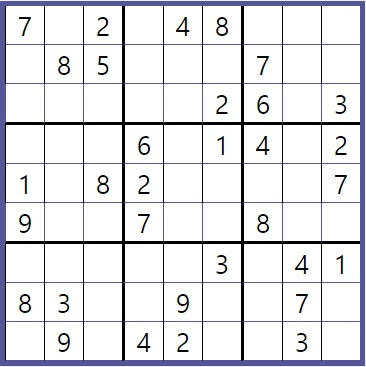
#> input picture Chap147148/dave.jpg, 366 x 367 px
$ jupyter execute Chap147148.ipynb   (older library calls are emulated)
#> lines starting #> are read from the running program, lines starting #| are printed output that depends on the picture; after the words box and inside, x2 and y2 are one past the last pixel; in counts of white or black regions, pixels touching at a corner belong together
[cell 1]
import cv2
import numpy as np
from matplotlib import pyplot as plt

[cell 2]
img = cv2.imread('dave.jpg',0)
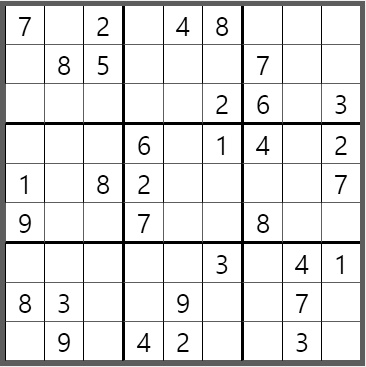
#> img: shape (367, 366); min 0, max 255, mean 226.8

laplacian = cv2.Laplacian(img,cv2.CV_64F)
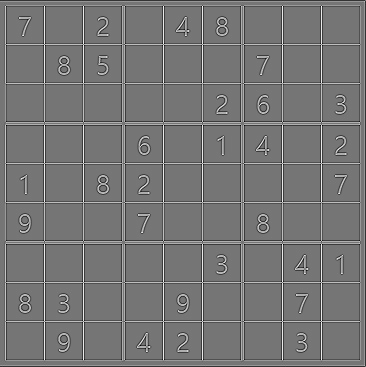
#> laplacian: shape (367, 366) float64; min -517, max 601, mean -1.2; drawn with min black and max white
sobelx = cv2.Sobel(img,cv2.CV_64F,1,0,ksize=5)
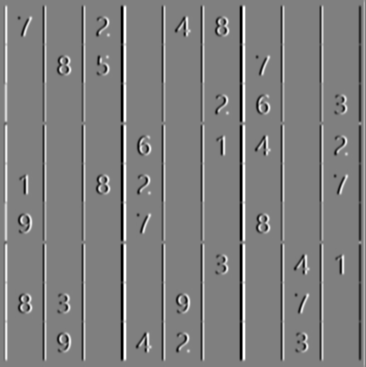
#> sobelx: shape (367, 366) float64; min -12240, max 12240, mean 18.9; drawn with min black and max white
sobely = cv2.Sobel(img,cv2.CV_64F,0,1,ksize=5)
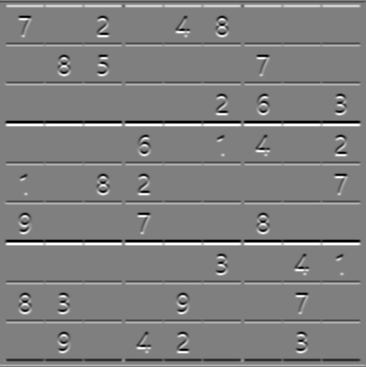
#> sobely: shape (367, 366) float64; min -12240, max 12240, mean 0.1; drawn with min black and max white

plt.subplot(2,2,1),plt.imshow(img,cmap = 'gray')
plt.title('Original'), plt.xticks([]), plt.yticks([])
plt.subplot(2,2,2),plt.imshow(laplacian,cmap = 'gray')
plt.title('Laplacian'), plt.xticks([]), plt.yticks([])
plt.subplot(2,2,3),plt.imshow(sobelx,cmap = 'gray')
plt.title('Sobel X'), plt.xticks([]), plt.yticks([])
plt.subplot(2,2,4),plt.imshow(sobely,cmap = 'gray')
plt.title('Sobel Y'), plt.xticks([]), plt.yticks([])
plt.show()

[cell 3]
img = cv2.imread('box.png',0)
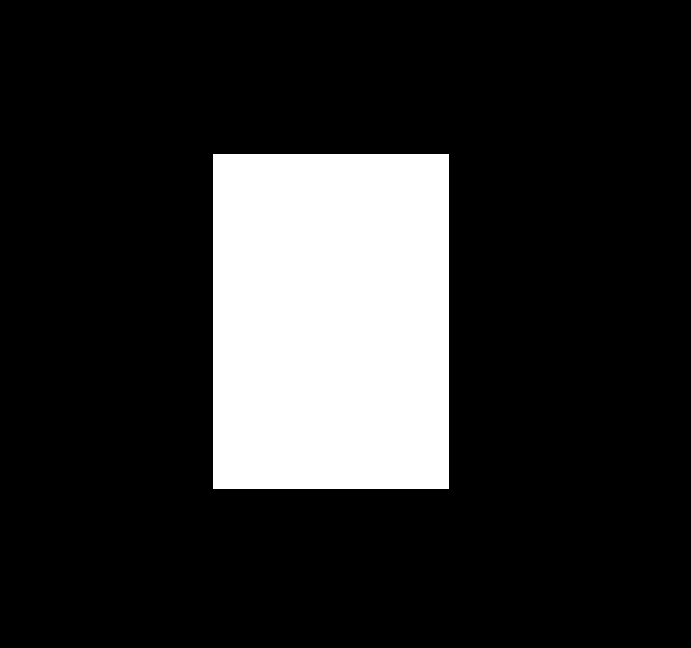
#> input picture Chap147148/box.png, 691 x 648 px
#> img: shape (648, 691); 17.7% white; 1 white region, box (x1, y1, x2, y2) and area: (213, 154, 449, 489) 79060
# Output dtype = cv2.CV_8U
sobelx8u = cv2.Sobel(img,cv2.CV_8U,1,0,ksize=5)
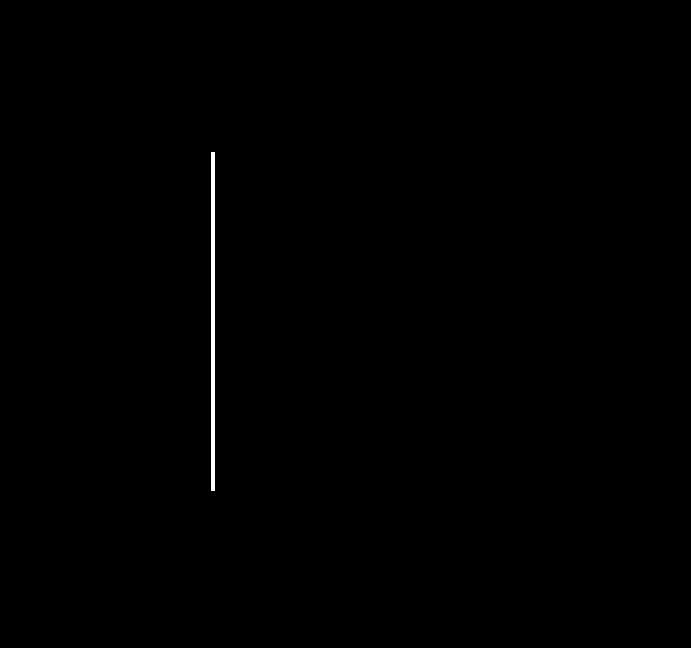
#> sobelx8u: shape (648, 691); 0.3% white; 1 white region, box (x1, y1, x2, y2) and area: (211, 152, 215, 491) 1356
# Output dtype = cv2.CV_64F. Then take its absolute and convert to cv2.CV_8U
sobelx64f = cv2.Sobel(img,cv2.CV_64F,1,0,ksize=5)
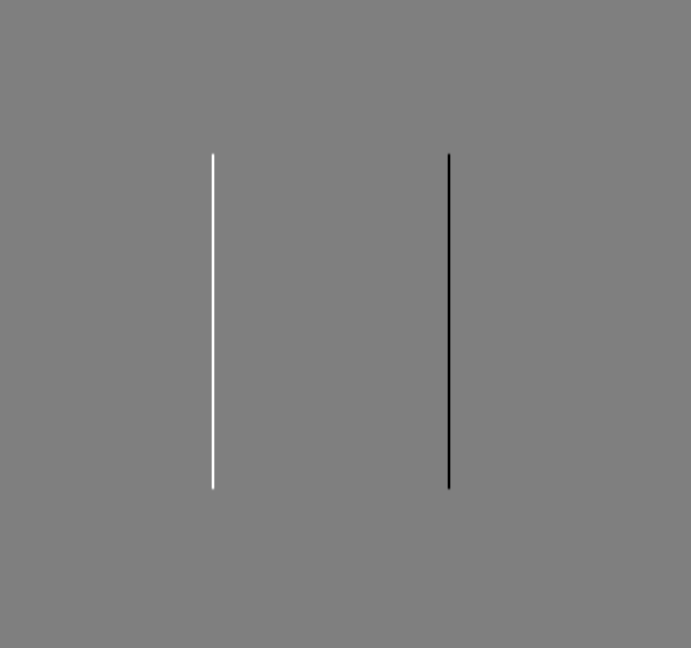
#> sobelx64f: shape (648, 691) float64; min -12240, max 12240, mean 0; drawn with min black and max white
abs_sobel64f = np.absolute(sobelx64f)
sobel_8u = np.uint8(abs_sobel64f)
plt.subplot(1,3,1),plt.imshow(img,cmap = 'gray')
plt.title('Original'), plt.xticks([]), plt.yticks([])
plt.subplot(1,3,2),plt.imshow(sobelx8u,cmap = 'gray')
plt.title('Sobel CV_8U'), plt.xticks([]), plt.yticks([])
plt.subplot(1,3,3),plt.imshow(sobel_8u,cmap = 'gray')
plt.title('Sobel abs(CV_64F)'), plt.xticks([]), plt.yticks([])
plt.show()

[cell 4]
img = cv2.imread('messi5.jpg',0)
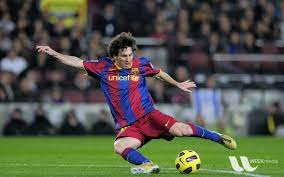
#> input picture Chap147148/messi5.jpg, 284 x 177 px
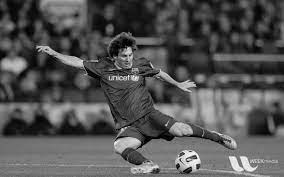
#> img: shape (177, 284); min 0, max 255, mean 83.4
edges = cv2.Canny(img,100,200)
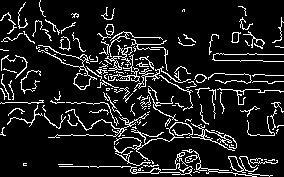
#> edges: shape (177, 284); 11.3% white in thin lines or dots
plt.subplot(121),plt.imshow(img,cmap = 'gray')
plt.title('Original Image'), plt.xticks([]), plt.yticks([])
plt.subplot(122),plt.imshow(edges,cmap = 'gray')
plt.title('Edge Image'), plt.xticks([]), plt.yticks([])
plt.show()
